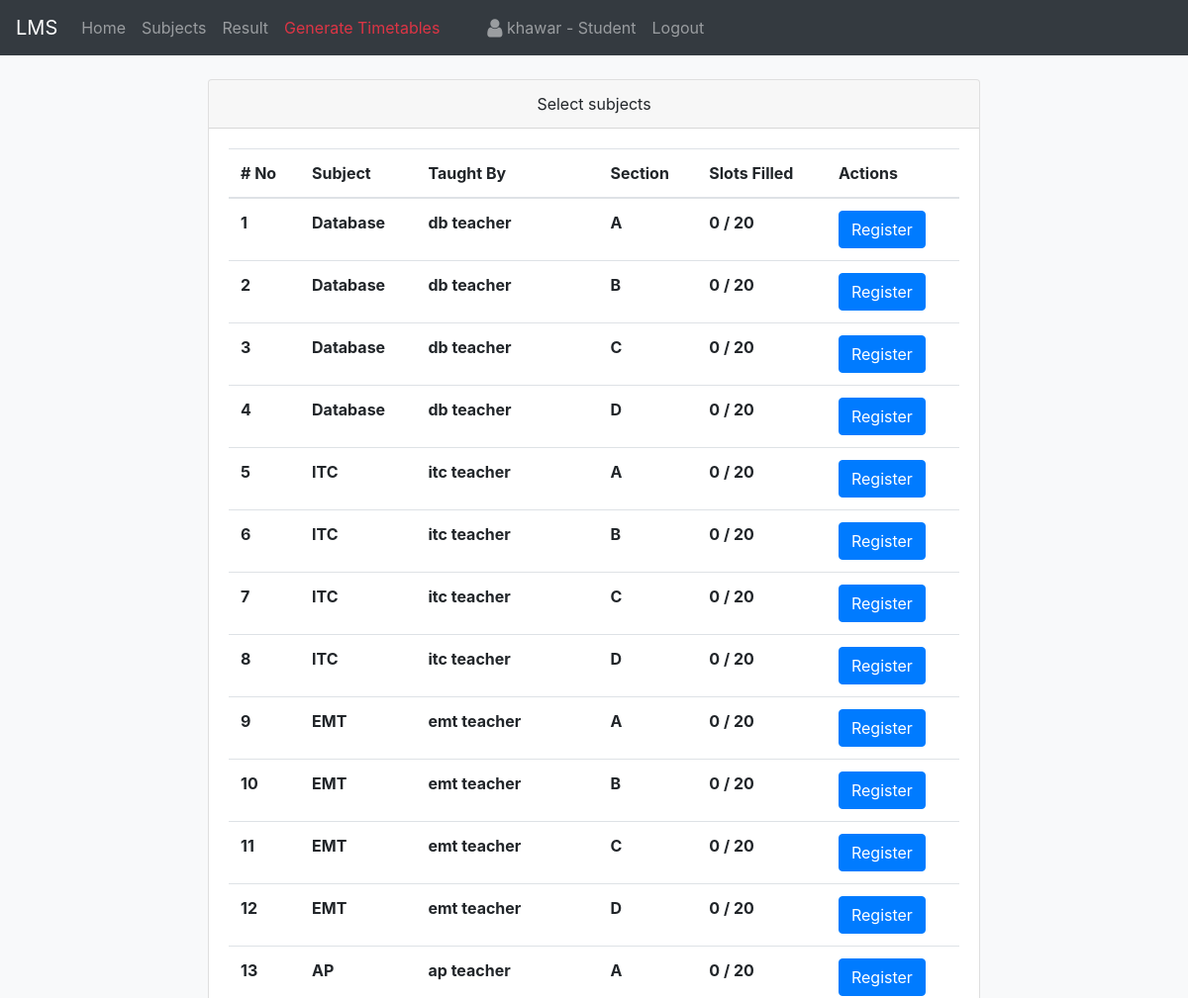
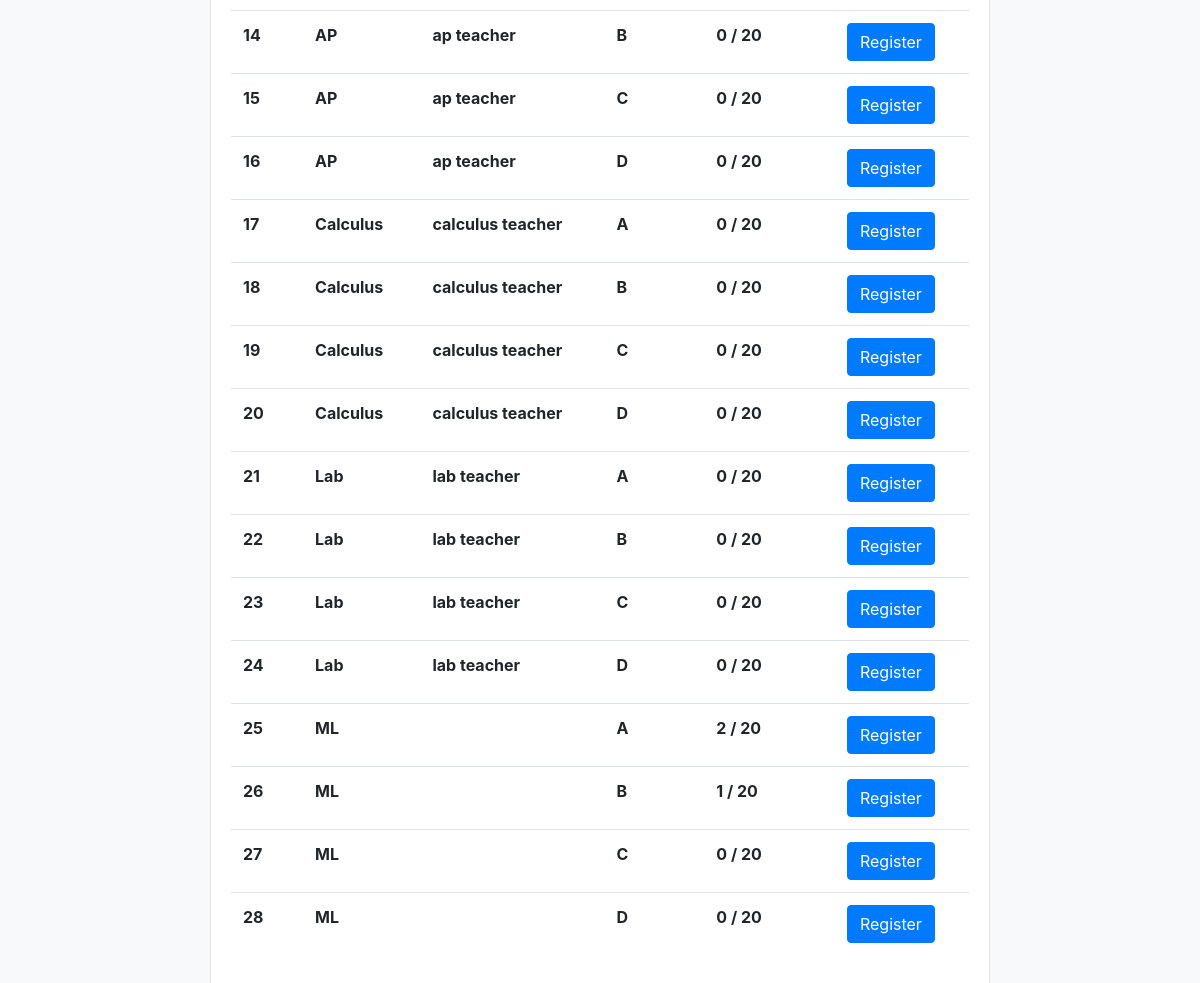
Page /select-subjects (signed in) on the earlier database version (2 pictures, top to bottom).
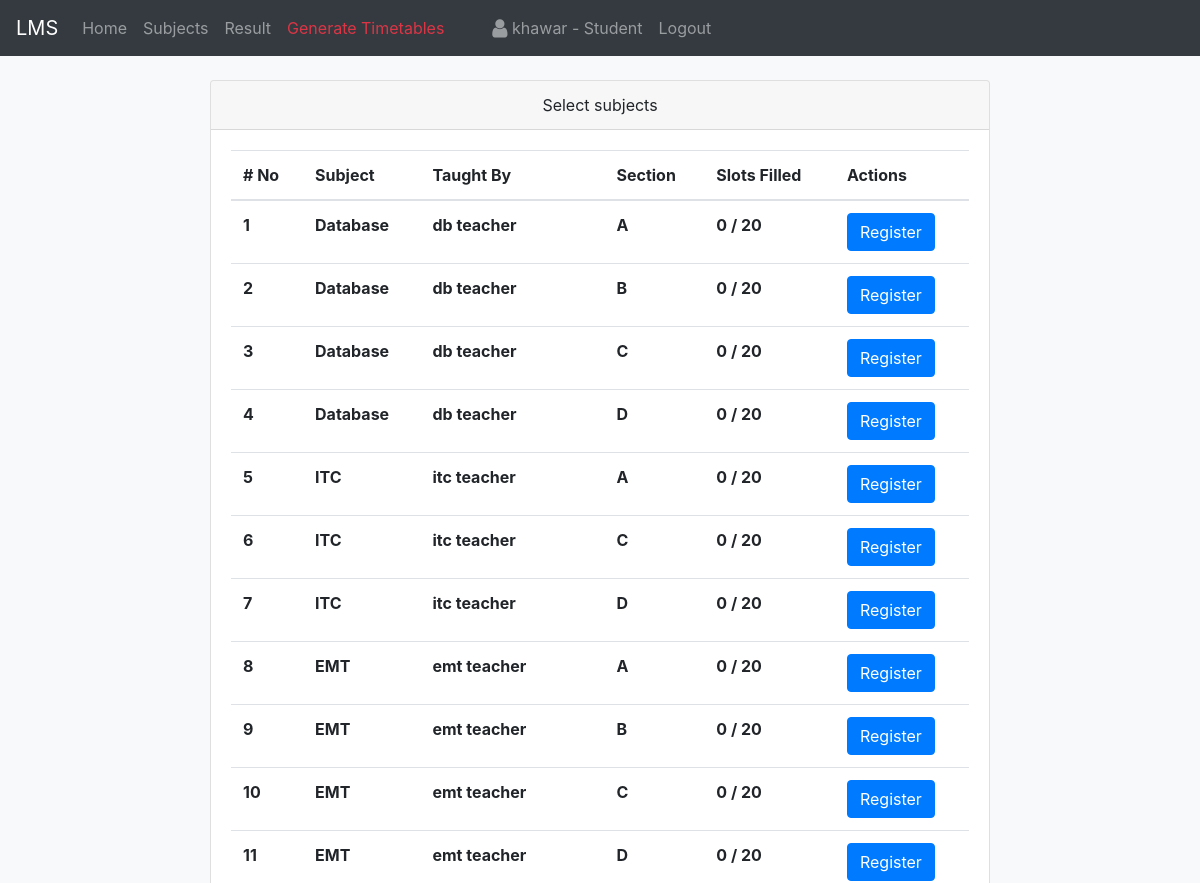
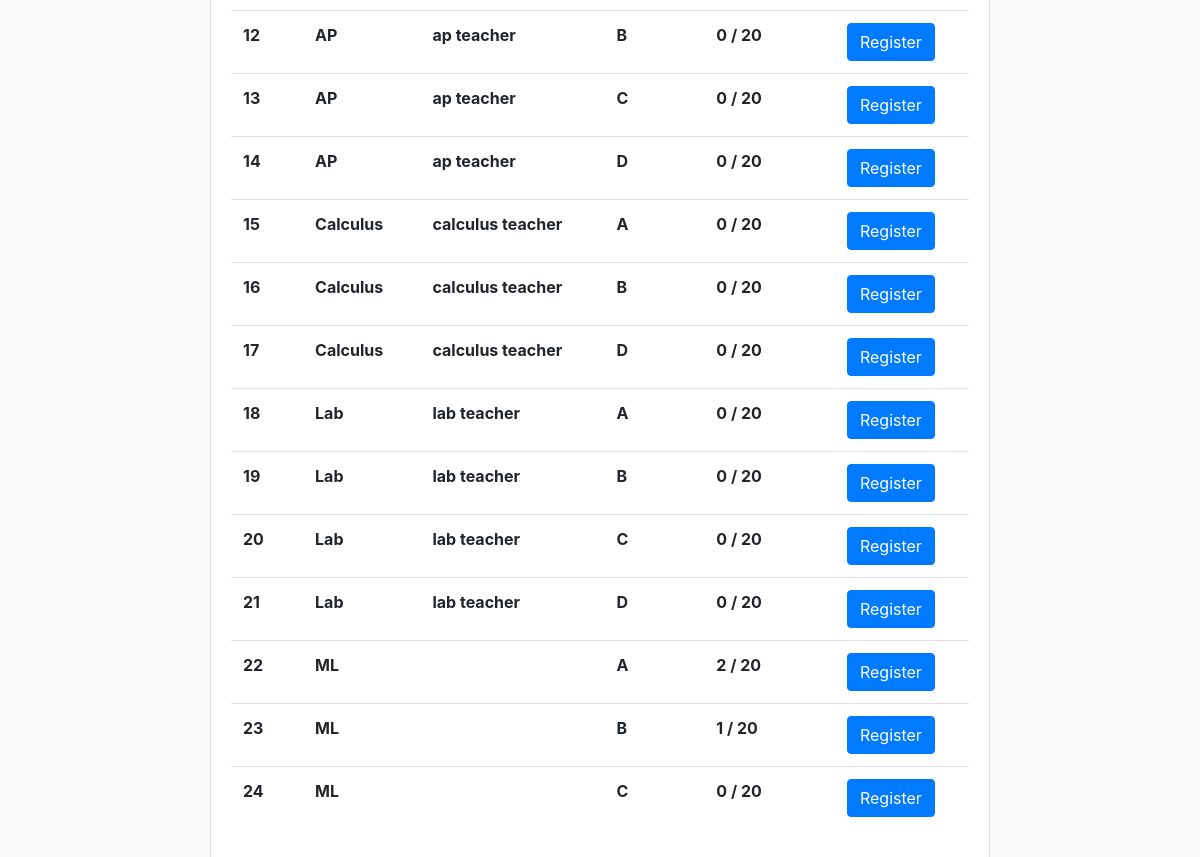
Same page on the later database version (2 pictures, top to bottom).
### profile_app/models.py (models this page shows, shortened)
class profile(models.Model):
    user = models.ForeignKey(User,on_delete=models.CASCADE)
    department_name = models.ForeignKey('info_app.department',on_delete=models.CASCADE,null=True,blank=True)
    dob = models.DateField(null=True)
    gender = models.CharField(max_length=10,choices=gender_choice)
    cnic = models.CharField(max_length=20)
    profile_type = models.CharField(max_length=20,choices=profile_type_choice)
    from_semester = models.CharField(max_length=10,choices=semester_choice,blank=True,null=True)
    from_session = models.CharField(max_length=10,choices=session_choice,blank=True,null=True)
    preferred_slots = models.ManyToManyField('profile_app.time_slots',blank=True)

### info_app/models.py (models this page shows, shortened)
class sections_offered(models.Model):
    name = models.CharField(max_length=1,choices=section_choice,default='A')
    for_course = models.ForeignKey('info_app.course',on_delete=models.CASCADE,null=True,blank=True)
    students = models.ManyToManyField(User,blank=True,limit_choices_to=thifunc2)

class course(models.Model):
    name = models.CharField(max_length=200)
    credit_hour = models.IntegerField(default=1)
    contact_hour = models.IntegerField(default=1)
    from_department = models.ForeignKey('info_app.department',on_delete=models.CASCADE)
    for_semester = models.CharField(max_length=10,choices=semester_choice)
    for_semester_year = models.CharField(max_length=10,choices=semester_year_choice)
    for_session = models.CharField(max_length=10,choices=session_choice)
    taught_by = models.ForeignKey(User,on_delete=models.CASCADE,limit_choices_to=thifunc)
    section_capacity = models.IntegerField(default=20)

### info_app/views.py (the view)
# urls.py: path('select-subjects',info_view.select_subjects,name='select-subjects'),
def select_subjects(request,**kwargs):
    template = 'info/subjects.html'
    context = {}
    profile_obj = profile.objects.get(user=request.user)
    sections_available = sections_offered.objects.filter(
        for_course__from_department=profile_obj.department_name,
        for_course__for_semester=profile_obj.from_semester,
        for_course__for_session=profile_obj.from_session,
        for_course__for_semester_year=str(datetime.now().year)
    )
    context['data'] = sections_available
    try:
        context['message'] = kwargs.get('message')
    except:
        pass
    context['profile'] = profile_obj
    return render(request,template,context)

### templates/info/subjects.html (shortened to what this page needs)
{% extends 'base.html' %}
{% block content %}
<center>
    <br>
    <div class="card" style="width: 65%;">
        <div class="card-header">
            Select subjects
        </div>
        <div class="card-body">
            <table class="table">
                <thead>
                    <tr>
                        <th scope="col"># No</th>
                        <th scope="col">Subject</th>
                        <th scope="col">Taught By</th>
                        <th scope="col">Section</th>
                        <th scope="col">Slots Filled</th>
                        <th scope="col">Actions</th>
                    </tr>
                </thead>
                <tbody>
                    {% for i in data %}
                        <tr>
                            <th scope="row">{{forloop.counter}}</th>
                            <th>{{i.for_course.name}}</th>
                            <th>{{i.for_course.taught_by.get_full_name}}</th>
                            <th>{{i.name}}</th>
                            <th>{{i.students.count}} / {{i.for_course.section_capacity}}</th>
                            <th>
                                {% if request.user in i.students.all %}
                                    <button type="button" class="btn btn-danger" onclick="unregfunc('{{i.id}}')">Unregister</button>
                                {% else %}
                                    <button type="button" class="btn btn-primary" onclick="regfunc('{{i.for_course.id}}','{{i.name}}')">Register</button>
                                {% endif %}
                            </th>
                        </tr>
                    {% endfor %}
                </tbody>
            </table>
        </div>
    </div>
    <br>
</center>
{% endblock %}

### templates/base.html (shortened to what this page needs)
<!DOCTYPE html>
<html>
    <head>
        <link rel="stylesheet" href="https://stackpath.bootstrapcdn.com/bootstrap/4.5.0/css/bootstrap.min.css">
        <link rel="stylesheet" href="https://stackpath.bootstrapcdn.com/font-awesome/4.7.0/css/font-awesome.min.css">
    </head>
    <body class="bg-light">
        <nav class="navbar navbar-expand-lg navbar-dark bg-dark">
            <a class="navbar-brand" href="#">LMS</a>
            <div class="collapse navbar-collapse" id="navbarSupportedContent">
              <ul class="navbar-nav mr-auto">
                <li class="nav-item">
                  <a class="nav-link" href="{% url 'home' %}">Home</a>
                </li>
                {% if not request.user.is_authenticated %}
                <li class="nav-item">
                  <a class="nav-link" href="{% url 'login' %}">Login</a>
                </li>
                {% else %}
                {% if profile.profile_type == 'Teacher' %}
                <li class="nav-item">
                  <a class="nav-link" href="{% url 'preference' %}">Preference</a>
                </li>
                {% else %}
                <li class="nav-item">
                  <a class="nav-link" href="{% url 'select-subjects' %}">Subjects</a>
                </li>
                <li class="nav-item">
                  <a class="nav-link" href="{% url 'result-sheet' %}">Result</a>
                </li>
                {% endif %}
                {% if request.user.is_superuser %}
                <li class="nav-item">
                  <a class="nav-link text-danger" href="#" onclick="alterfunc(this)">Generate Timetables</a>
                </li>
                {% endif %}
                <li class="nav-item">
                  <a class="nav-link" href="#">
                    <span class="fa fa-lg fa-user"></span> {{request.user.username}} - {{profile.profile_type}}
                  </a>
                </li>
                <li class="nav-item">
                  <a class="nav-link" href="{% url 'logout' %}">Logout</a>
                </li>
                {% endif %}
              </ul>
            </div>
          </nav>
            {% block content %}{% endblock %}
    </body>
</html>

Differences in the rows shown:
removed sections_offered: for_course.name "ITC", for_course.taught_by.get_full_name "itc teacher", name "B", students.count "0", for_course.section_capacity "20"
removed sections_offered: for_course.name "AP", for_course.taught_by.get_full_name "ap teacher", name "A", students.count "0", for_course.section_capacity "20"
removed sections_offered: for_course.name "Calculus", for_course.taught_by.get_full_name "calculus teacher", name "C", students.count "0", for_course.section_capacity "20"
removed sections_offered: for_course.name "ML", name "D", students.count "0", for_course.section_capacity "20"
